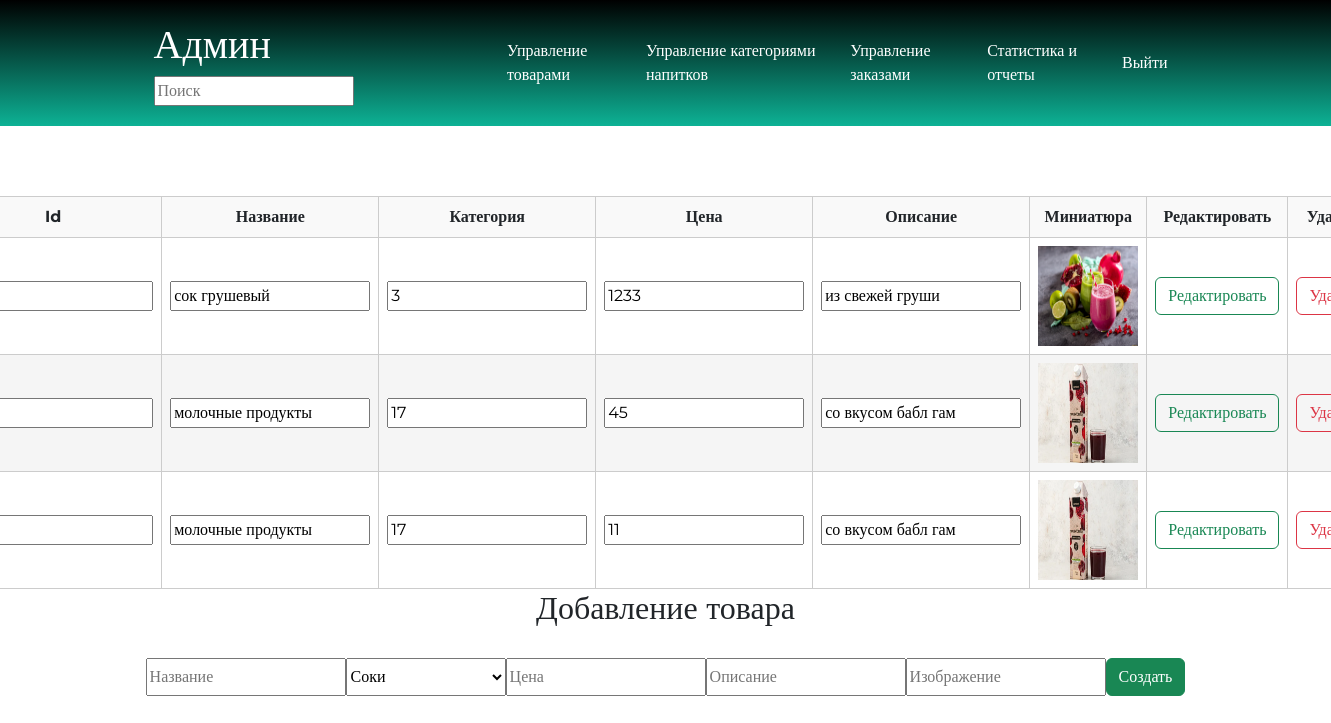
Page /barshik/1/admin/newTovar.php on the committed database.
### tables this page shows
CREATE TABLE `Product` (
  `Id_product` int(11) NOT NULL,
  `Name` varchar(50) NOT NULL,
  `Description` varchar(100) NOT NULL,
  `Category_id` int(11) NOT NULL,
  `Price` decimal(10,0) NOT NULL,
  `Image` varchar(50) NOT NULL
);

### barshik/1/admin/newTovar.php (the view, shortened to what this page needs)
<?php
include "../connect.php";
$query = "SELECT * FROM `Product` ";
$result = mysqli_query($con, $query);
$result1 = mysqli_fetch_all($result);
$category = "SELECT * FROM `Category` ";
$categoryResult =mysqli_fetch_all(mysqli_query($con, $category));
?>
<!DOCTYPE html>
<html lang="en">
<head>
    <link href="https://cdn.jsdelivr.net/npm/bootstrap@5.3.2/dist/css/bootstrap.min.css" rel = "stylesheet">
    <link rel="stylesheet" href="style.css">
</head>
</head>
<body>
<header>
    <nav class="nav">
        <div class="index">
            <h1 class="index_">Админ</h1>
            <form id="search" action="/">
                <input type="search" name="search" id="searchText" placeholder="Поиск">
            </form>
        </div>
        <div class = "cart_account">
            <a href="Panel-admin2.php">Управление товарами</a>
            <a href="Panel-admin3.php">Управление категориями напитков</a>
            <a href="Panel-admin4.php">Управление заказами</a>
            <a href="Panel-admin5.php">Статистика и отчеты</a>
            <a href="../">Выйти</a>
        </div>
    </nav>
</header>
<div class="container">
    <div class="products">
        <table>
            <tr>
                <th>Id</th>
                <th>Название</th>
                <th>Категория</th>
                <th>Цена</th>
                <th>Описание</th>
                <th>Миниатюра</th>
                <th>Редактировать</th>
                <th>Удалить</th>
            </tr>
            <form action="newTovar_db.php" method="post">
            <?php foreach ($result1 as $item):?>
            <tr>
                <td > <input type="text" name="idP" value="<?=$item[0]?>"></td>
                <td > <input type="text" name="Name" value="<?=$item[1]?>"></td>
                <td > <input type="text" name="Categ" value="<?=$item[3]?>"></td>
                <td > <input type="text" name="Price" value="<?=$item[4]?>"></td>
                <td > <input type="text" name="Descr" value="<?=$item[2]?>"></td>
                <td><img src="../images/<?=$item[5]?>" alt="" class="img-product-admin"></td>
                <td><a href = 'newTow.php?new=" .  $new[0] ."'><button type="button" name="redact" class="btn btn-outline-success">Редактировать</button></a></td>
                <td><a href = 'newTovar_db.php?item="  . $item[0] ."'><button type="button" name = "delete"class="btn btn-outline-danger">Удалить</button></a></td>
            </tr>
            <?php endforeach;?>
            </form>
        </table>
    </div>
    <div>
    <h2 class="edit-tovar">Добавление товара</h2>
        <form action="newTovar_db.php" class="adding" method="POST" >
            <input type="text" name="Name" id="" placeholder="Название">
            <select name="Categ" id="category">
            <?php foreach ($categoryResult as $item) { ?>
                <option value='<?= $item[0] ?>'><?php echo $item[1]; ?></option>
            <?php } ?>
        </select>
            <input type="text" name="Price" id="" placeholder="Цена">
            <input type="text" name="Descr" id="" placeholder="Описание">
            <input type="text" name="Image" id="" placeholder="Изображение">
            <input type="submit" class="btn btn-success" value="Создать">
        </form>
    </div>
</div>
</body>
</html>

### barshik/1/admin/style.css (style rules this page uses)
* { margin: 0; }
body { font-family: Montserrat; margin: 0; padding: 0; }
header { background: linear-gradient(rgb(0, 0, 0), #0DB295); display: flex; justify-content: space-evenly; align-items: center; height: 126px; }
h1 { color: white; }
nav a { text-decoration: none; color: rgb(255, 255, 255); }
nav { padding: 10px; width: 100%; display: flex; justify-content: center; }
.nav { display: flex; justify-content: space-evenly; }
.cart_account { gap: 30px; width: 50%; display: flex; justify-content: flex-end; align-items: center; }
.products { display: flex; justify-content: center; }
.adding { margin-top: 30px; display: flex; justify-content: center; }
th { width: 200px; padding: 10px; }
td { width: 200px; padding: 10px; }
table { width: 100%; border-collapse: collapse; }
th, td { border: 1px solid #ccc; padding: 8px; text-align: center; }
th { background-color: #f9f9f9; }
tr:nth-child(even) { background-color: #f5f5f5; }
.img-product-admin { width: 100px; height: 100px; }
.edit-tovar { text-align: center; }
.container { display: flex; flex-direction: column; height: 80vh; justify-content: center; }

### rows in the picture
product: idP "18", Name "сок грушевый", Categ "3", Price "1233", Descr "из свежей груши", Image (picture)
product: idP "19", Name "молочные продукты", Categ "17", Price "45", Descr "со вкусом бабл гам", Image (picture)
product: idP "20", Name "молочные продукты", Categ "17", Price "11", Descr "со вкусом бабл гам", Image (picture)

### other values in the picture
form field Categ "Соки"
